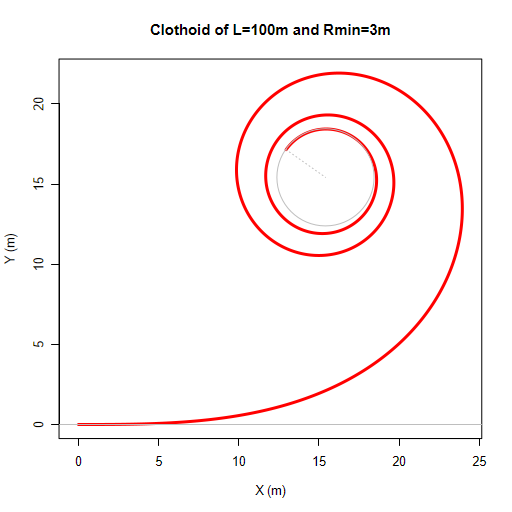

This figure's R source:
# Plotting clothoids in R
# www.overfitting.net
# https://www.overfitting.net/2025/08/clotoides-las-curvas-que-cuidan-de-tu.html

library(pracma)  # fresnelC() and fresnelS()
library(Cairo)
library(png)


# Function to generate a standard clothoid (Euler spiral)
# of length L, reaching a min radius of Rmin, with n points of resolution
# (L and Rmin share units)
# Function outputs: x,y coords, s space, radius and centres of circunferences
build_clothoid <- function(L, Rmin, n=1000) {
    # Scale factor so curvature radius at s=L equals Rmin
    A <- sqrt(pi * Rmin * L)
    
    # Arc length sampling
    s <- seq(0, L, length.out = n)
    
    # Normalized arc length
    u <- s / A
    
    # Calculate clothoid (x,y) positions
    x <- A * fresnelC(u)
    y <- A * fresnelS(u)
    
    # Derivatives dx/ds and dy/ds (tangent vector components)
    dx_ds <- cos(pi * u^2 / 2)
    dy_ds <- sin(pi * u^2 / 2)
    
    # Radius of curvature R(s) = Rmin * L / s
    # Handle s=0 separately (radius = Inf)
    radius <- ifelse(s == 0, NA, Rmin * L / s)
    
    # Normal unit vector (perpendicular to tangent vector rotated 90 degrees CCW)
    nx <- -dy_ds
    ny <- dx_ds
    
    # Center of curvature coordinates
    center_x <- x + radius * nx
    center_y <- y + radius * ny
    
    return(list(
        x = x,  # coords of the clothoid
        y = y,
        s = s,  # length position of the clothoid
        radius = radius,  # radius at each point of the clothoid
        center_x = center_x,  # centres of the tangent circunferences
        center_y = center_y
    ))
}



##############################

# 1. BASIC EXAMPLE

NPOINTS=1000
L=100   # clothoid total length (m)
Rmin=3  # min curvature radius (m)

clothoid=build_clothoid(L, Rmin, NPOINTS)
x=clothoid$x
y=clothoid$y
s=clothoid$s
R=clothoid$radius
xc=clothoid$center_x
yc=clothoid$center_y

CairoPNG("clothoid.png", width=512, height=512)
    # Plot clothoid
    plot(x, y, type="l", asp=1, col="red", lwd=3,
         xlim=c(0,max(x)), ylim=c(0,max(y)),
         xlab="X (m)", ylab="Y (m)",
         main=paste0("Clothoid of L=", L, "m and Rmin=", Rmin, "m"))
    symbols(x=xc[NPOINTS], y=yc[NPOINTS], circles=R[NPOINTS],
            inches=FALSE, add=TRUE, fg='gray')
    segments(x[NPOINTS], y[NPOINTS], xc[NPOINTS], yc[NPOINTS],
             col='gray', lty='dotted')
dev.off()

CairoPNG("clothoid_params.png", width=512, height=800)
    par(mfrow = c(2, 1))
    
    # Plot radius vs arc length
    Rs=(Rmin * L) / s
    plot(s, Rs, type="l", col="red", lwd=3,
         ylim=c(0, 100),
         xlab="Arc length (m)", ylab="Radius (m)",
         main="Radius of curvature along the clothoid")
    abline(h=Rmin, col='gray')
    
    # Plot curvature (kappa=1/r) vs arc length
    kappa=1/Rs  # curvature is proportional to centrifugal force
    plot(s, kappa, type="l", col="red", lwd=3,
         xlab="Arc length (m)", ylab="Curvature kappa = 1/Radius (m^-1)",
         main="Curvature along the clothoid")
    #grid()
    
    par(mfrow = c(1, 1))
dev.off()


##############################

# 2. ANIMATION

NPOINTS=1000
L=50   # clothoid total length (m)
RMIN=0.1  # min curvature radius (m)
RMAX=200
NCURVES=100

NFRAMES=1452  # 60,5s at 24fps
for (i in 0:(NFRAMES-1)) {
    name=paste0("clothoidanim_", ifelse(i<10, "000", ifelse(i<100, "00",
                ifelse(i<1000, "0", ""))), i, ".png")
    print(name)
    CairoPNG(name, width=1080, height=1080)
        plot(1, type="l", asp=1, xlim=c(-30,30), ylim=c(0,50),  # NULL plot
             axes=FALSE, xlab="", ylab="")
        for (r in seq(0, 1, length.out=NCURVES)) {
            Rmin=r^1.5 * (((RMAX-RMIN)/(NFRAMES-1)*i+RMIN)-RMIN)+RMIN
            clothoid=build_clothoid(L, Rmin, NPOINTS)

            # Plot clothoid
            colour=rgb(Rmin/RMAX*0.7, 0.5, max((1-Rmin/RMAX)*0.6,0), 0.5)
            lines( clothoid$y, clothoid$x, col=colour, lwd=1)
            lines(-clothoid$y, clothoid$x, col=colour, lwd=1)
        }
    dev.off()
}

# Add background to each frame
bg=readPNG("background.png")
for (i in 0:(NFRAMES-1)) {
    name=paste0("clothoidanim_", ifelse(i<10, "000", ifelse(i<100, "00",
                ifelse(i<1000, "0", ""))), i, ".png")
    img=readPNG(name)
    imgout=bg
    imgout[,1:1080,]=img
    imgout[bg<1]=bg[bg<1]
    
    name=paste0("clothoidanimfinal_", ifelse(i<10, "000", ifelse(i<100, "00",
            ifelse(i<1000, "0", ""))), i, ".png")
    writePNG(imgout, name)
}
    

# MP4 Video (MPEG-4 AVC/H.264):
# ffmpeg -framerate 24 -i clothoidanim_%04d.png -i theexpanse.wav -c:v libx264
# -crf 18 -pix_fmt yuv420p clothoids.mp4
